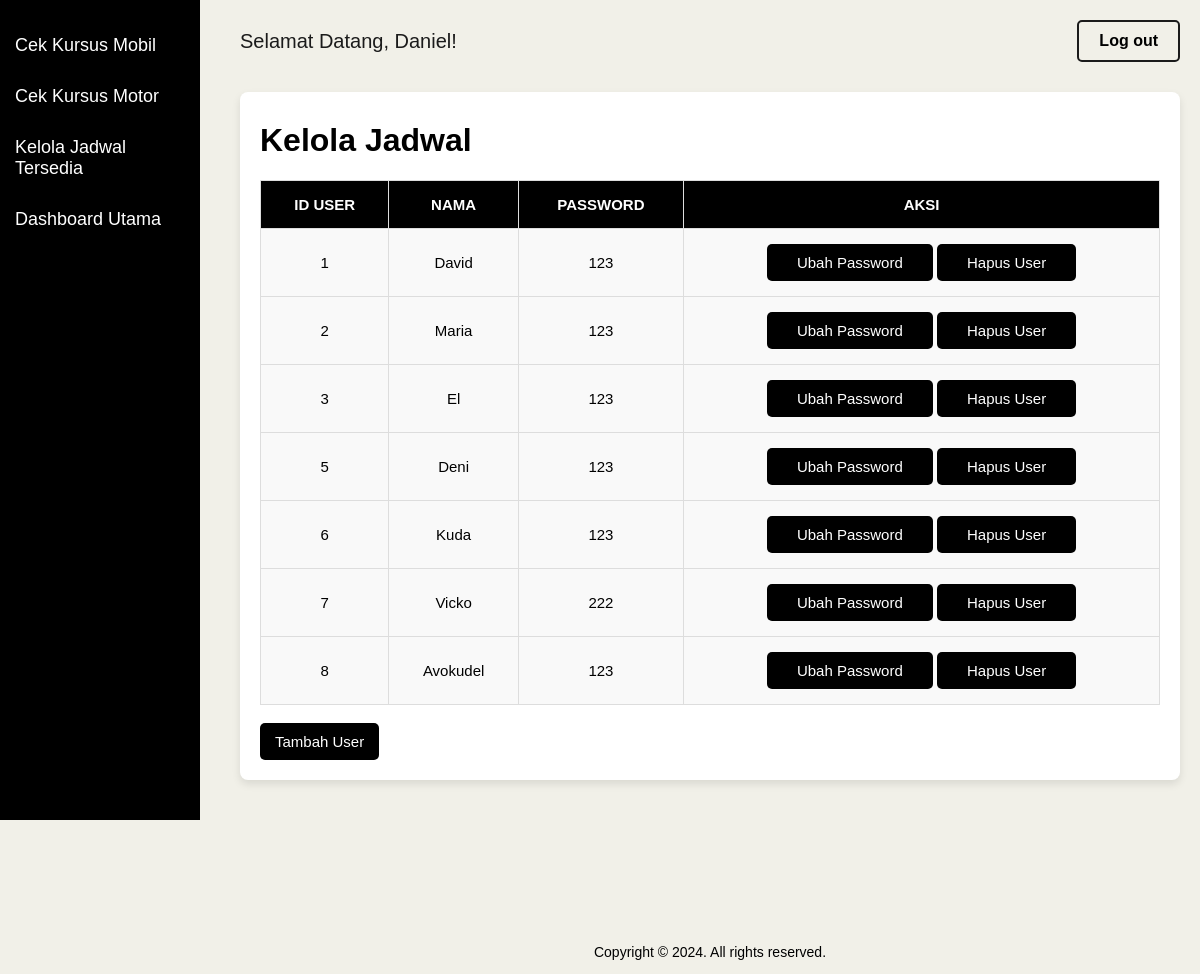
Screenshot of /frontend/admin/view-kelola-user.php (signed in) with the database file from the repository.
### tables this page shows
CREATE TABLE `user_profiles` (
  `idUser` int(11) NOT NULL,
  `nama` varchar(20) NOT NULL,
  `password` varchar(20) NOT NULL
);

### backend/admin/be-admin.php (called while the page is built, shortened)
<?php
    class Admin {
        public $host = "127.0.0.1";
        public $name = "dbkursus";
        public $user = "root";
        public $pass = "";
        public $db;
        public function __construct()
        {
            $this->db = new PDO(
                "mysql:host={$this->host};dbname={$this->name}",
                $this->user,
                $this->pass
            );
        }
        public function tampilkanUser()
        {
            $query = $this->db->prepare("SELECT * FROM user_profiles");
            $query->execute();
            $data = $query->fetchAll();
            return $data;
        }
    }
?>

### frontend/admin/view-kelola-user.php (the view, shortened to what this page needs)
<html>
<head>
</head>
<body>
    <div class="sidebar">
        <button onclick="adminPage('mobil')">Cek Kursus Mobil</button>
        <button onclick="adminPage('motor')">Cek Kursus Motor</button>
        <button onclick="kelolaJadwal()">Kelola Jadwal Tersedia</button>
        <button onclick="kembaliDashboard()">Dashboard Utama</button>
    </div>
    <div class="content">
        <div class="navbar">
            <span>Selamat Datang, <?php echo htmlspecialchars($_SESSION['admin_name']); ?>!</span>
            <button onclick="logoutPage()">Log out</button>
        </div>
        <div class="table-container">
            <h1>Kelola Jadwal</h1>
            <?php
                include "../../backend/admin/be-admin.php";
                $pk = new Admin();
                $dtk = $pk->tampilkanUser();
                echo "<table>";
                echo "<tr> <th>ID USER</th> <th>NAMA</th> <th>PASSWORD</th> <th>AKSI</th></tr>";
                foreach ($dtk as $d) {
                    echo "<tr>";
                        echo "<td>" .$d["idUser"]. "</td>";
                        echo "<td>" .$d["nama"]. "</td>";
                        echo "<td>" .$d["password"]. "</td>";
                        echo "<td>";
                            echo "<button><a href='view-edit-user.php?idUser=".$d["idUser"]."'>Ubah Password</a></button>";
                            echo "  <button><a href='../../backend/admin/proses-hapus-user.php?idUser=".$d["idUser"]."'>Hapus User</a></button>";
                        echo "</td>";
                    echo "</tr>";
                }
                echo "</table><br>";
            ?>
            <button onclick="tambahUser()">Tambah User</button>
        </div>
        <footer class="bg-white">
            <p class="mt-4 text-center text-sm text-black lg:mt-0 lg:text-right">
                Copyright &copy; 2024. All rights reserved.
            </p>
        </footer>
    </div>
</body>
</html>

### frontend/admin/view-kelola-user.php (style rules this page uses)
body { display: flex; min-height: 100vh; margin: 0; font-family: Arial, sans-serif; background-color: #F1F0E8; }
.sidebar { width: 200px; height: 100vh; background-color: #000; position: fixed; top: 0; left: 0; padding-top: 20px; color: white; }
.sidebar button { width: 100%; padding: 15px; border: none; background: none; color: white; font-size: 18px; text-align: left; cursor: pointer; }
.content { margin-left: 220px; padding: 20px; width: 100%; }
.navbar { display: flex; justify-content: space-between; align-items: center; background-color: none; color: #1b1b1b; font-size: 20px; }
.navbar button { padding: 10px 20px; font-size: 1rem; border: 2px solid #1b1b1b; border-radius: 5px; cursor: pointer; transition: background-color 0.3s, transform 0.2s; background-color: #F1F0E8; color: black; font-weight: bold; }
.table-container { margin-top: 30px; padding: 10px; background-color: #fff; border-radius: 8px; box-shadow: 0 4px 8px rgba(0, 0, 0, 0.1); padding: 20px; }
h1 { margin-top: 10px; }
table { width: 100%; border-collapse: collapse; margin-top: 20px; }
th, td { padding: 15px; text-align: center; font-size: 15px; border: 1px solid #ddd; background-color: #f9f9f9; }
th { background-color: #000; color: #fff; font-weight: bold; }
button, button a { padding: 10px 15px; font-size: 15px; border-radius: 5px; cursor: pointer; background-color: #000; color: white; border: none; text-decoration: none; transition: background-color 0.3s, transform 0.2s; }
footer { display: flex; justify-content: center; align-items: center; text-align: center; margin-top: 150px; font-size: 14px; }

### rows the page displays
user_profiles: idUser "1", nama "David", password "123"
user_profiles: idUser "2", nama "Maria", password "123"
user_profiles: idUser "3", nama "El", password "123"
user_profiles: idUser "5", nama "Deni", password "123"
user_profiles: idUser "6", nama "Kuda", password "123"
user_profiles: idUser "7", nama "Vicko", password "222"
user_profiles: idUser "8", nama "Avokudel", password "123"

### other values shown
$_SESSION['admin_name'] "Daniel"
